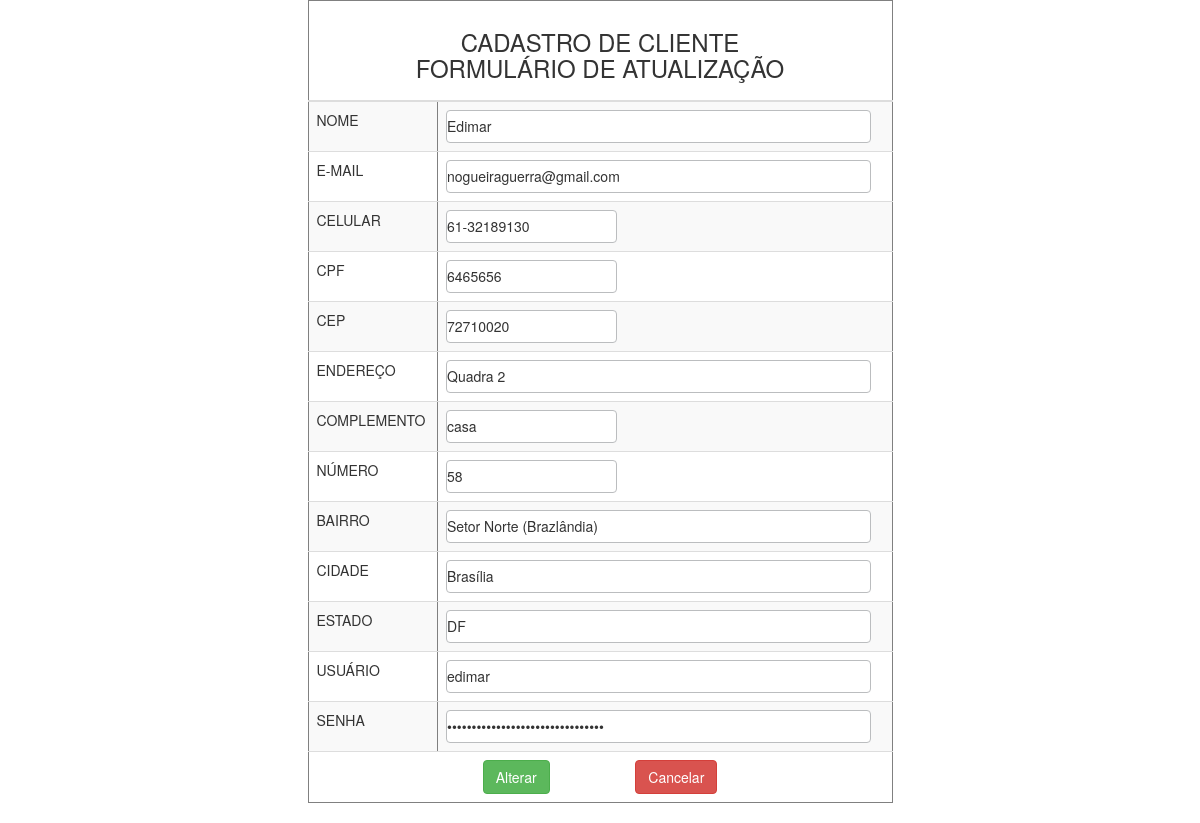
Screenshot of /view/formAltCAdmin.php?idCliente=1 with the database file from the repository.
### tables this page shows
CREATE TABLE `cliente` (
  `idCliente` int(11) NOT NULL,
  `nomeCliente` varchar(65) NOT NULL,
  `emailCliente` varchar(45) DEFAULT NULL,
  `celularCliente` varchar(45) DEFAULT NULL,
  `cpfCliente` varchar(45) NOT NULL,
  `cepCliente` varchar(45) NOT NULL,
  `enderecoCliente` varchar(45) DEFAULT NULL,
  `complementCliente` varchar(45) DEFAULT NULL,
  `numeroCliente` int(11) DEFAULT NULL,
  `bairroCliente` varchar(45) DEFAULT NULL,
  `cidadeCliente` varchar(45) DEFAULT NULL,
  `estadoCliente` varchar(45) DEFAULT NULL,
  `usuario` varchar(15) NOT NULL,
  `senha` varchar(45) NOT NULL,
  `Perfil_idPerfil` int(11) NOT NULL
);

### dao/conexao/conexao.php (called while the page is built)
<?php
abstract class Conexao {
    private static $instance;
    public static function getInstance() {
        try {
            if (!isset(self::$instance)) {
                self::$instance = new PDO("mysql:host=localhost;dbname=db_syschlr;charset=UTF8", "root", "");
                self::$instance->setAttribute(PDO::ATTR_ERRMODE, PDO::ERRMODE_EXCEPTION);
            }
            return self::$instance;
        } catch (PDOException $exc) {
            echo "Erro ao conectar o banco de dados :" . $exc->getMessage();
        }
    }
}
?>

### dao/clienteDAO.php (called while the page is built, shortened)
<?php
require_once '../dao/conexao/conexao.php';
class ClienteDAO {
    public $pdo = null;
    public function __construct() {
        $this->pdo = Conexao::getInstance();
    }
    public function getClienteById($idcliente) {
        try {
            $sql = "SELECT * FROM cliente WHERE idCliente = ?";
            $stmt = $this->pdo->prepare($sql);
            $stmt->bindValue(1, $idcliente);
            $stmt->execute();
            $cliente = $stmt->fetch(PDO::FETCH_ASSOC);
            return $cliente;
        } catch (PDOException $exc) {
            echo $exc->getMessage();
        }
    }
}
?>

### view/formAltCAdmin.php (the view, shortened to what this page needs)
<!DOCTYPE html>
<html>
    <head>
        <link rel="stylesheet" href="https://maxcdn.bootstrapcdn.com/bootstrap/3.3.7/css/bootstrap.min.css">
        <link rel="stylesheet" type="text/css" href="../css/style.css">
    </head>
    <?php
    require_once '../dao/clienteDAO.php';
    $idcliente = $_GET["idCliente"];
    $clienteDAO = new ClienteDAO();
    $cliente = $clienteDAO->getClienteById($idcliente);
    ?>
    <body width="100%" height="1000px">
        <form action="../controller/alterarCAdmController.php" method="POST">
            <div class="row">
                <div role="main" class="col-md-6 col-md-push-3" style="text-align: center">
                    <table border="1" class="table table-striped" style="text-align: left">
                        <thead>
                            <tr>
                                <th colspan="2" style="text-align: center"><h3>CADASTRO DE CLIENTE<br>FORMULÁRIO DE ATUALIZAÇÃO</h3></th>
                            </tr>
                        </thead>
                        <tbody>
                        <tr>
                            <td>NOME</td>
                            <td><input class="input_txt" type="text" name="nomeC" value="<?php echo $cliente["nomeCliente"] ?>" size="54"></td>
                        </tr>
                        <tr>
                            <td>E-MAIL</td>
                            <td><input class="input_txt" type="email" name="emailC" value="<?php echo $cliente["emailCliente"] ?>" size="54"></td>
                        </tr>
                        <tr>
                            <td>CELULAR</td>
                            <td><input class="input_txt" type="tel" name="celularC" value="<?php echo $cliente["celularCliente"] ?>" size="20"/></td>
                        </tr>
                        <tr>
                            <td>CPF</td>
                            <td><input class="input_txt" type="text" name="cpfC" value="<?php echo $cliente["cpfCliente"] ?>" size="20" /></td>
                        </tr>
                        <tr>
                            <td>CEP</td>
                            <td><input class="input_txt" type="text" name="cepC" value="<?php echo $cliente["cepCliente"] ?>" size="20" /></td>
                        </tr>
                        <tr>
                            <td>ENDEREÇO</td>
                            <td><input class="input_txt" type="text" name="enderecoC" value="<?php echo $cliente["enderecoCliente"] ?>" size="54" /></td>
                        </tr>
                        <tr>
                            <td>COMPLEMENTO</td>
                            <td><input class="input_txt" type="text" name="complementoC" value="<?php echo $cliente["complementCliente"] ?>" size="20" /></td>
                        </tr>
                        <tr>
                            <td>NÚMERO</td>
                            <td><input class="input_txt" type="text" name="numeroC" value="<?php echo $cliente["numeroCliente"] ?>" size="20" /></td>
                        </tr>
                        <tr>
                            <td>BAIRRO</td>
                            <td><input class="input_txt" type="text" name="bairroC" value="<?php echo $cliente["bairroCliente"] ?>" size="54" /></td>
                        </tr>
                        <tr>
                            <td>CIDADE</td>
                            <td><input class="input_txt" type="text" name="cidadeC" value="<?php echo $cliente["cidadeCliente"] ?>" size="54" /></td>
                        </tr>
                        <tr>
                            <td>ESTADO</td>
                            <td><input class="input_txt" type="text" name="estadoC" value="<?php echo $cliente["estadoCliente"] ?>" size="54" /></td>
                        </tr>
                        <tr>
                            <td>USUÁRIO</td>
                            <td><input class="input_txt" type="text" name="usuarioC" value="<?php echo $cliente["usuario"] ?>" size="54" /></td>
                        </tr>
                        <tr>
                            <td>SENHA</td>
                            <td><input class="input_txt" type="password" name="senhaC" value="<?php echo $cliente["senha"] ?>" size="54" /></td>
                        </tr>
                        <tr>
                            <th colspan="2" style="text-align: center">
                                <input type="submit" value="Alterar" class="btn btn-success"/>&nbsp; &nbsp; &nbsp; &nbsp; &nbsp; &nbsp; &nbsp; &nbsp; &nbsp; &nbsp; &nbsp;
                                <input type="submit" value="Cancelar" class="btn btn-danger"/>
                            </th>
                        </tr>
                        </tbody>
                    </table>
                </div>
            </div>
        </form>
    </body>
</html>

### css/style.css (style rules this page uses)
body { background-color: appworkspace; }
.input_txt { border-radius: 4px 4px 4px 4px; -webkit-border-radius: 4px 4px 4px 4px; -moz-border-radius: 4px 4px 4px 4px; border: 1px solid #BBBDBF; height: 33px; }
* { margin:0; padding:0; }
body { background-color: white; }

### rows the page displays
cliente: nomeC "Edimar", emailC "nogueiraguerra@gmail.com", celularC "61-32189130", cpfC "6465656", cepC "72710020", enderecoC "Quadra 2", complementoC "casa", numeroC "58", bairroC "Setor Norte (Brazlândia)", cidadeC "Brasília", estadoC "DF", usuarioC "edimar"
